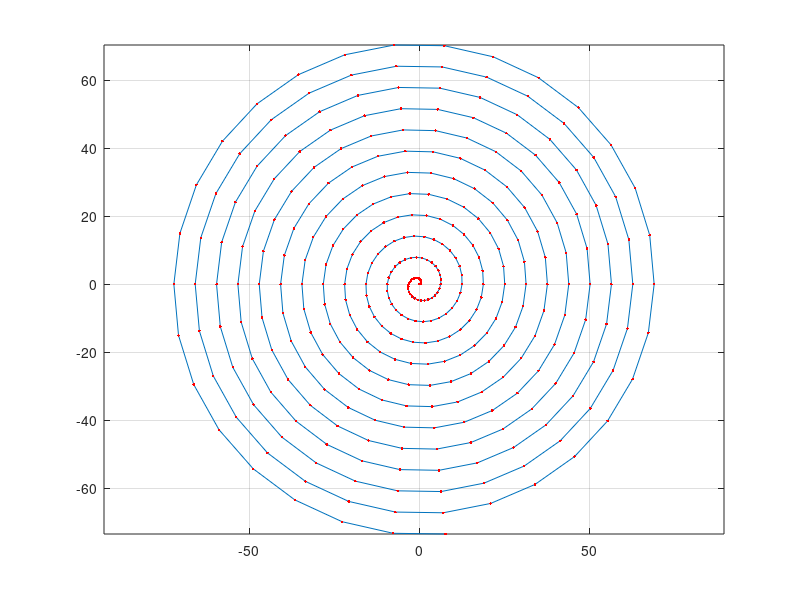
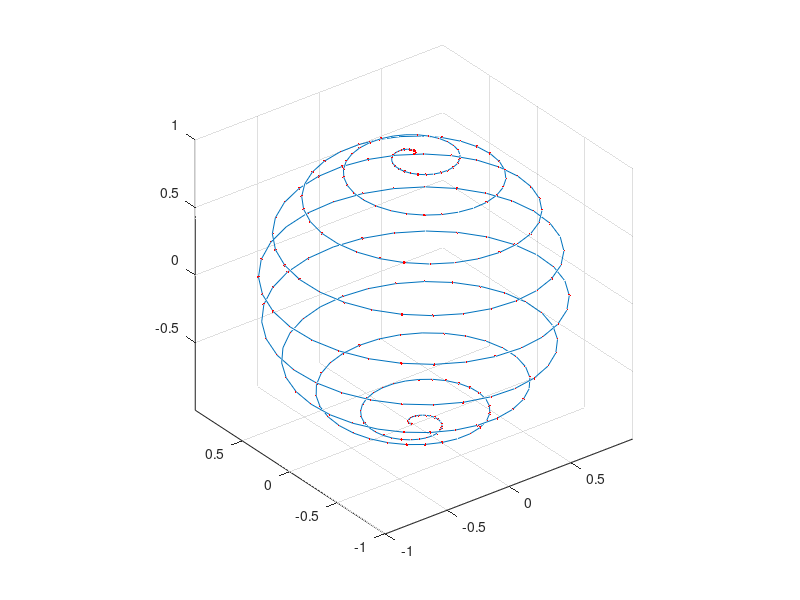
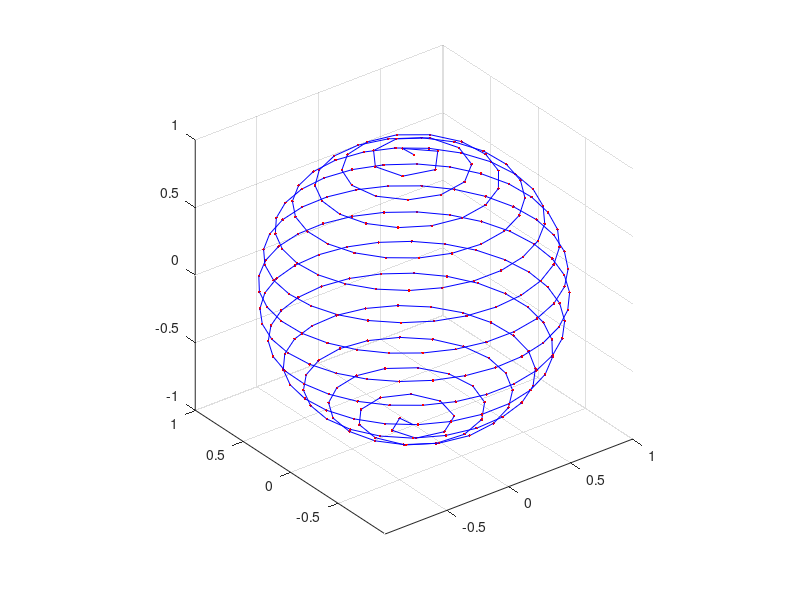

Write the MATLAB code that produced these figures, in order. (Note: this script raises an error after producing the figures.)
function Spiral

  clear all
  close all

  test2DSpiral(1.0, 5);
  test3DSpiral(1.0, 4);
  %test3DSpacedSpiral(1.0, 4);
  test3DSpiralPoints(1.0, 4);
  test3DEqualPartition(1.0, 4);
  test3DEqualPartition(2.0, 8);
  test3DEqualPartition(0.5, 2);

function test2DSpiral(radius, num_radial_layers)

  R = radius/num_radial_layers;

  phi_inc = 2*pi/30;
  phi_max = 3*pi^2*radius/(2.0*R);

  ii_max = phi_max/phi_inc;
  ii = 0:ii_max;

  phi = ii*phi_inc;

  x = radius*phi.*cos(phi);
  y = radius*phi.*sin(phi);

  figure;
  plot(x,y); hold on;
  plot(x,y,'r.'); hold on;
  axis equal;
  grid on;

function test3DSpiral(radius, num_radial_layers)

  R = radius/num_radial_layers;

  phi_inc = 2*pi/30;
  phi_max = 3*pi^2*radius/(2.0*R);

  ii_max = phi_max/phi_inc;
  ii = 0:ii_max;

  phi = ii*phi_inc;

  x = radius*cos(phi).*cos(-pi/2 + phi*(pi/phi_max));
  y = radius*sin(phi).*cos(-pi/2 + phi*(pi/phi_max));
  z = -radius*sin(-pi/2 + phi*(pi/phi_max));

  figure;
  plot3(x,y,z); hold on;
  plot3(x,y,z, 'r.'); hold on;
  axis equal;
  grid on;

  %[xx, yy, zz] = sphere;
  %surf(xx, yy, zz);

function test3DSpacedSpiral(radius, num_radial_layers)

  % Compute the resolution
  R = radius/num_radial_layers;

  % Compute max phi and set up array of indexes
  phi_inc = 2*pi/30;
  phi_max = 3*pi^2*radius/(2.0*R);
  ii_max = ceil(phi_max/phi_inc);
  phi_inc = phi_max/ii_max;
  ii = 0:ii_max;
  phi_0 = ii*phi_inc;

  % Compute spiral length
  mm = -phi_max^2/pi^2;
  [~, s_max] = elliptic123(pi, mm);
  [~, ss_0] = elliptic123(phi_0*pi/phi_max, mm);
  s_max = s_max*radius;
  ss_0 = ss_0*radius;

  % Compute m
  %% mm = phi_max^2/(phi_max^2+pi^2);
  [phi_max max(phi_0) mm]

  % Compute s_tilde array
  ss = s_max*(ii/ii_max)/radius;
  %% s_bar = ss/s_max;
  %% s_tilde = pi^2/sqrt(phi_max^2+pi^2)*s_bar;

  % Invert the elliptic integral to get beta
  format short e
  %beta = inverselliptic2(s_tilde, mm, eps);
  %% [beta_bisect, beta_newton] = ellipticEinv(s_tilde, mm, 0.0, pi/2.0, eps);
  [beta_bisect, beta_newton] = ellipticEinv(phi_max, ss, mm, 0.0, phi_max, eps);
  beta = beta_bisect;
  %% alpha = 2.0*beta;
  %% phi = (alpha - pi/2)*(phi_max/pi);
  phi = beta*phi_max/pi;
  %% [s_tilde' beta' beta_newton' phi' phi_0' ss' ss_0']
  [~, ss_beta] = elliptic123(beta, mm);
  ss_beta = radius*ss_beta;
  [beta' phi' phi_0' ss_beta' ss' ss_0']
  
  x = radius*cos(phi).*cos(-pi/2 + phi*(pi/phi_max));
  y = radius*sin(phi).*cos(-pi/2 + phi*(pi/phi_max));
  z = -radius*sin(-pi/2 + phi*(pi/phi_max));
  x_0 = radius*cos(phi_0).*cos(-pi/2 + phi_0*(pi/phi_max));
  y_0 = radius*sin(phi_0).*cos(-pi/2 + phi_0*(pi/phi_max));
  z_0 = -radius*sin(-pi/2 + phi_0*(pi/phi_max));

  figure;
  plot3(x,y,z, 'r.'); hold on;
  plot3(x,y,z, 'b-'); hold on;
  axis equal;
  grid on;

function test3DSpiralPoints(radius, num_radial_layers)

  R = radius/num_radial_layers;

  phi_inc = 2*pi/30;
  phi_max = 3*pi^2*radius/(2.0*R);

  ii_max = ceil(phi_max/phi_inc);

  center = [0.0;0.0;0.0];

  p = zeros(3, ii_max );

  for ii = 1 : ii_max

    cosphi = ( ( ii_max - ii     ) * ( -1.0 )   ...
             + (     ii - 1 ) * ( +1.0 ) ) ...
             / ( ii_max     - 1 );

    sinphi = sqrt ( 1.0 - cosphi^2 );

    if ( ii == 1 | ii == ii_max )
      theta = 0.0;
    else
      theta = theta + 3.6 / ( sinphi * sqrt ( ii_max ) );
      theta = mod ( theta, 2.0 * pi );
    end

    p(1,ii) = center(1,1) + radius * sinphi * cos ( theta );
    p(2,ii) = center(2,1) + radius * sinphi * sin ( theta );
    p(3,ii) = center(3,1) + radius * cosphi;

  end

  figure;
  x = p(1,:);
  y = p(2,:);
  z = p(3,:);
  plot3(x,y,z, 'r.'); hold on;
  plot3(x,y,z, 'b-'); hold on;
  axis equal;
  grid on;

function test3DEqualPartition(radius, num_radial_layers)

  R = radius/num_radial_layers;

  phi_inc = 2*pi/30;

  % Compute spiral length
  phi_max = 3*pi^2*radius/(2.0*R);
  mm = -phi_max^2/pi^2;
  %[~, s_max] = elliptic123(pi, mm);
  [~, s_max] = elliptic123(mm);
  s_max = s_max*radius*2.0;

  ii_max = ceil(s_max/R);

  points = eq_point_set(2, ii_max);

  figure;
  x = radius*points(1,:);
  y = radius*points(2,:);
  z = radius*points(3,:);
  plot3(x,y,z, 'r.'); hold on;
  plot3(x,y,z, 'b-'); hold on;
  axis equal;
  grid on;
